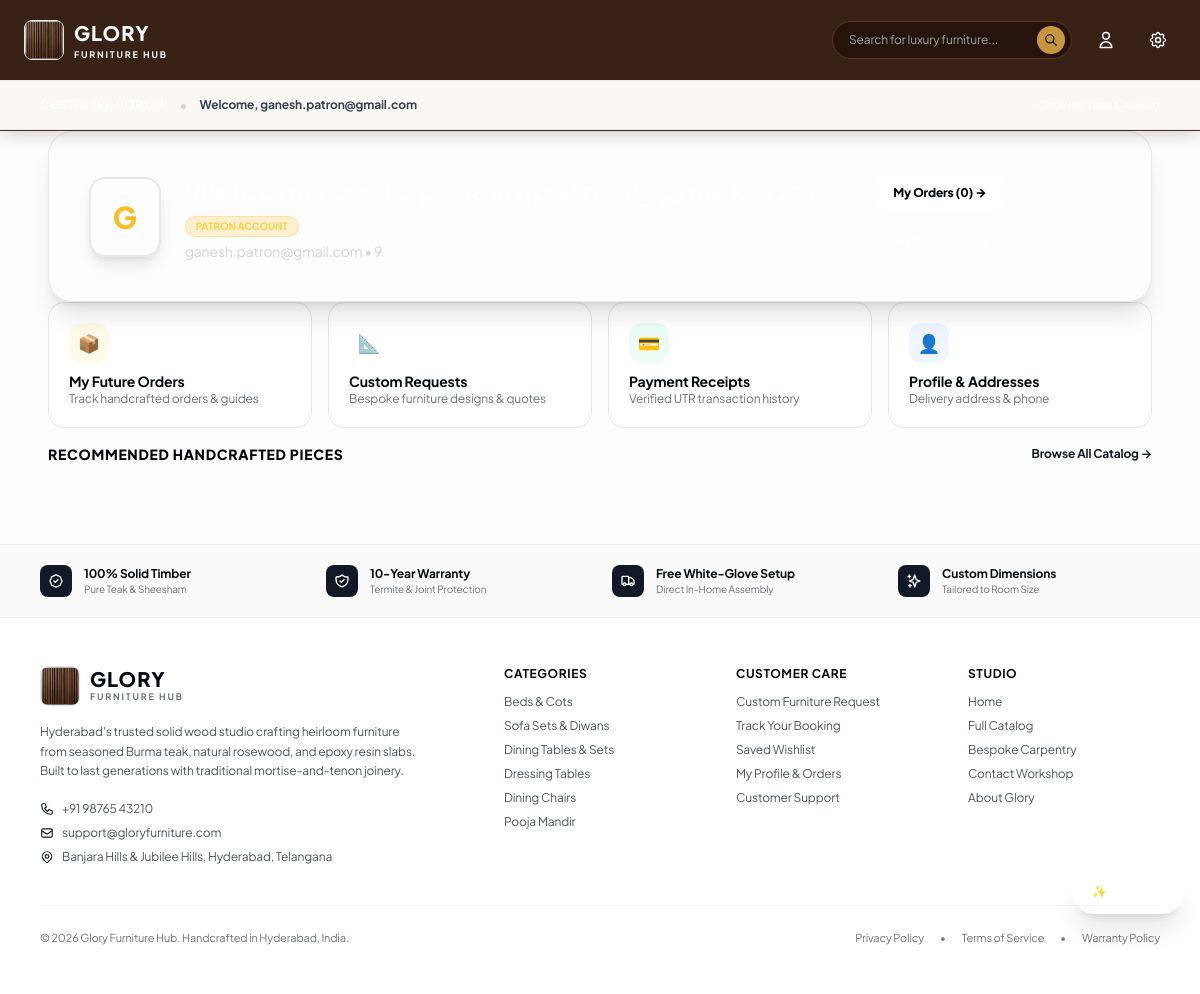
The page /customer/home/ (signed in) on the database as committed earlier.
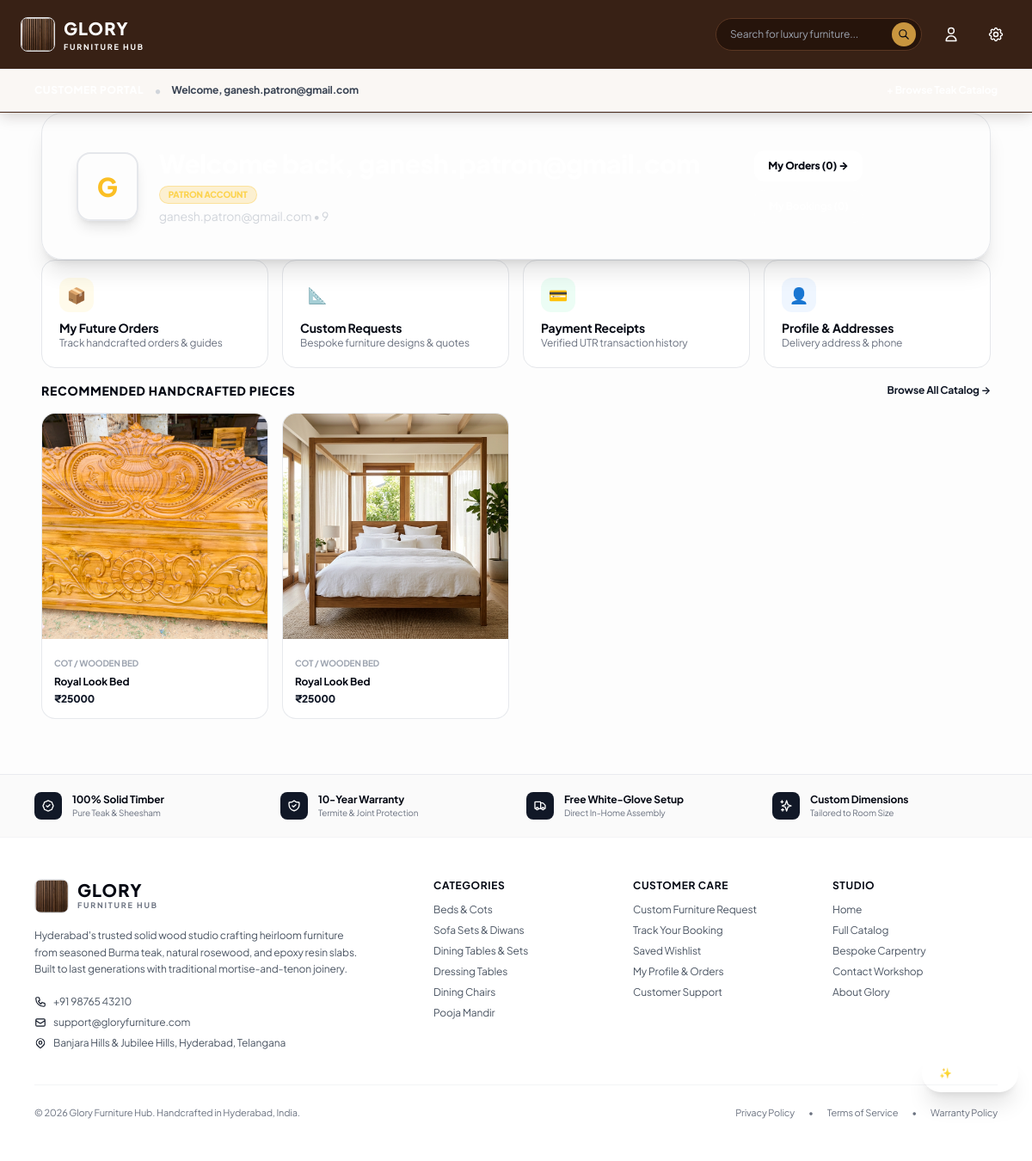
The same page on the database as committed later.
### apps/store/models.py (models this page shows, shortened)
class Product(models.Model):
    STYLE_CHOICES = [
        ('Classic', 'Classic'),
        ('Modern Minimalist', 'Modern Minimalist'),
        ('Rustic', 'Rustic'),
        ('Traditional', 'Traditional'),
    ]
    name = models.CharField(max_length=250)
    slug = models.SlugField(max_length=250, unique=True, blank=True)
    category = models.ForeignKey(Category, on_delete=models.CASCADE, related_name='products')
    price = models.DecimalField(max_digits=12, decimal_places=2)
    in_stock = models.BooleanField(default=True)
    rating = models.DecimalField(max_digits=3, decimal_places=1, default=5.0)
    review_count = models.PositiveIntegerField(default=1)
    material = models.CharField(max_length=250, default='Solid Teak Wood')
    style = models.CharField(max_length=50, choices=STYLE_CHOICES, default='Classic')
    dimensions = models.CharField(max_length=250, default='Standard')
    lead_time = models.CharField(max_length=120, default='5 - 7 Days Delivery')
    description = models.TextField(blank=True)
    finishes = models.JSONField(default=list, blank=True)
    size_variants = models.JSONField(default=list, blank=True)
    primary_image = models.CharField(max_length=500, default='')
    secondary_images = models.JSONField(default=list, blank=True)
    featured = models.BooleanField(default=False)
    new_arrival = models.BooleanField(default=False)
    created_at = models.DateTimeField(auto_now_add=True)
    class Meta:
        ordering = ['-featured', '-created_at']

class Category(models.Model):
    name = models.CharField(max_length=120, unique=True)
    slug = models.SlugField(max_length=120, unique=True, blank=True)
    room_type = models.CharField(max_length=120, blank=True, default='')
    image = models.CharField(max_length=500, blank=True, default='')
    order = models.PositiveIntegerField(default=0)
    class Meta:
        verbose_name_plural = 'Categories'
        ordering = ['order', 'name']

### apps/accounts/views.py (the view)
# urls.py: path('customer/home/', views.customer_home_view, name='customer_home'),
def customer_home_view(request):
    customer_email = request.session.get('glory_user_email', 'ganesh@example.com')
    customer_name = request.session.get('glory_user_name', 'Ganesh M.')
    orders = Order.objects.filter(email__iexact=customer_email).prefetch_related('transactions').order_by('-created_at')
    bookings = Booking.objects.filter(email__iexact=customer_email).order_by('-created_at')
    latest_order = orders.first()
    featured_products = Product.objects.filter(featured=True)[:4]
    if not featured_products.exists():
        featured_products = Product.objects.all()[:4]
    total_spent = sum((o.paid_amount for o in orders), Decimal('0.00'))
    context = {
        'customer_name': customer_name,
        'customer_email': customer_email,
        'customer_phone': request.session.get('glory_user_phone', '+91 98765 43210'),
        'orders': orders[:4],
        'total_orders': orders.count(),
        'bookings': bookings[:3],
        'total_bookings': bookings.count(),
        'latest_order': latest_order,
        'featured_products': featured_products,
        'total_spent': f"₹{int(total_spent):,}",
    }
    return render(request, 'customer/customer_home.html', context)

### templates/customer/customer_home.html (shortened to what the changed rows need)
{% extends 'base.html' %}
{% load static %}
{% block content %}
<div class="w-full max-w-6xl mx-auto px-4 sm:px-6 lg:px-8 py-8 space-y-8 selection:bg-[#5C3D2E] selection:text-white font-sans">
  <div class="bg-gradient-to-br from-[#2D231B] via-[#3B2C21] to-[#1E140F] rounded-3xl p-6 sm:p-8 lg:p-10 text-white shadow-xl relative overflow-hidden border border-[#5C3D2E]/40">
    <div class="relative z-10 flex flex-col md:flex-row items-start md:items-center justify-between gap-6">
      <div class="flex items-center gap-4 sm:gap-6">
        <div class="space-y-1">
          <div class="flex items-center gap-2 flex-wrap">
            <h1 class="text-xl sm:text-2xl lg:text-3xl font-black text-white">
            </h1>
          </div>
        </div>
      </div>
    </div>
  </div>
  <div class="space-y-4 pt-4">
    <div class="flex items-center justify-between">
      <h2 class="text-sm font-black text-gray-950 uppercase tracking-wider">Recommended Handcrafted Pieces</h2>
    </div>
    <div class="grid grid-cols-2 sm:grid-cols-4 gap-4">
      {% for p in featured_products %}
      <a href="/product/{{ p.id }}/" class="bg-white rounded-2xl border border-gray-200/90 overflow-hidden shadow-2xs hover:shadow-warm transition-all block group">
        <div class="aspect-square overflow-hidden bg-gray-50">
          <img src="{{ p.primary_image }}" alt="{{ p.name }}" class="w-full h-full object-cover group-hover:scale-105 transition-transform duration-300" />
        </div>
        <div class="p-3.5 space-y-1">
          <span class="text-[10px] text-gray-400 font-bold uppercase">{{ p.category.name }}</span>
          <h3 class="font-bold text-xs text-gray-950 truncate">{{ p.name }}</h3>
          <div class="font-black text-xs text-[#5C3D2E]">₹{{ p.price|floatformat:0 }}</div>
        </div>
      </a>
      {% endfor %}
    </div>
  </div>
</div>
{% endblock %}

Rows that differ between the two databases and show on the page:
added Product: primary_image (picture), category.name "COT / WOODEN BED", name "Royal Look Bed", price "25000"
added Product: primary_image (picture), category.name "COT / WOODEN BED", name "Royal Look Bed", price "25000"
